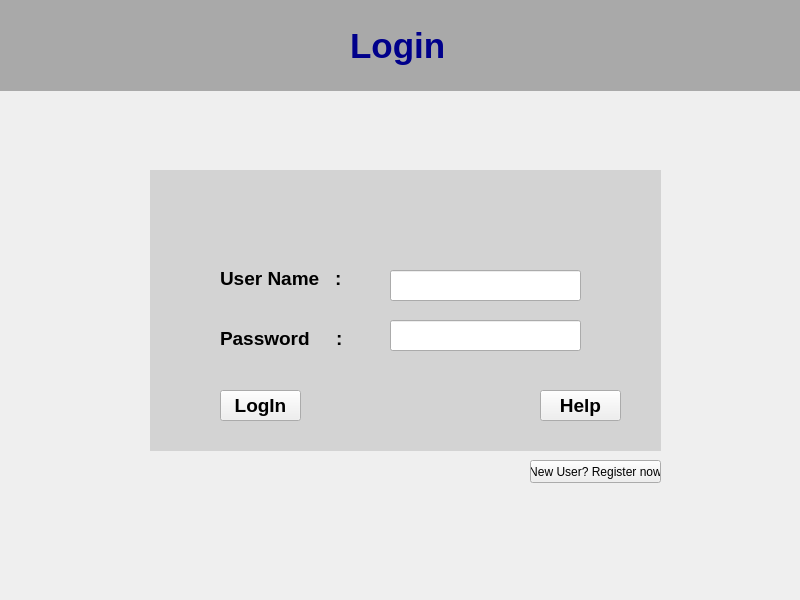
<?xml version="1.0" encoding="UTF-8"?>
<ui version="4.0">
 <class>MainWindow</class>
 <widget class="QMainWindow" name="MainWindow">
  <property name="geometry">
   <rect>
    <x>0</x>
    <y>0</y>
    <width>800</width>
    <height>600</height>
   </rect>
  </property>
  <property name="windowTitle">
   <string>Login &amp; Register System</string>
  </property>
  <property name="windowIcon">
   <iconset resource="src.qrc">
    <normaloff>:/images/SSH-Keys.png</normaloff>:/images/SSH-Keys.png</iconset>
  </property>
  <property name="styleSheet">
   <string notr="true">#MainWindow{

border -image:url(:/images/key-in-lock-2.jpg)

}</string>
  </property>
  <widget class="QWidget" name="centralwidget">
   <widget class="QWidget" name="topPanel" native="true">
    <property name="geometry">
     <rect>
      <x>0</x>
      <y>0</y>
      <width>801</width>
      <height>91</height>
     </rect>
    </property>
    <property name="font">
     <font>
      <weight>75</weight>
      <italic>false</italic>
      <bold>true</bold>
     </font>
    </property>
    <property name="acceptDrops">
     <bool>false</bool>
    </property>
    <property name="autoFillBackground">
     <bool>false</bool>
    </property>
    <property name="styleSheet">
     <string notr="true">#topPanel {

Background:darkgray;


}</string>
    </property>
    <widget class="QLabel" name="label">
     <property name="geometry">
      <rect>
       <x>350</x>
       <y>20</y>
       <width>101</width>
       <height>51</height>
      </rect>
     </property>
     <property name="font">
      <font>
       <pointsize>26</pointsize>
       <weight>75</weight>
       <bold>true</bold>
      </font>
     </property>
     <property name="styleSheet">
      <string notr="true">#label{

color:darkblue;
}</string>
     </property>
     <property name="text">
      <string>Login </string>
     </property>
    </widget>
   </widget>
   <widget class="QWidget" name="widget" native="true">
    <property name="geometry">
     <rect>
      <x>150</x>
      <y>170</y>
      <width>511</width>
      <height>281</height>
     </rect>
    </property>
    <property name="styleSheet">
     <string notr="true">#widget {

Background:lightGray;


}</string>
    </property>
    <widget class="QLabel" name="label_2">
     <property name="geometry">
      <rect>
       <x>70</x>
       <y>100</y>
       <width>141</width>
       <height>16</height>
      </rect>
     </property>
     <property name="font">
      <font>
       <pointsize>14</pointsize>
       <weight>75</weight>
       <bold>true</bold>
      </font>
     </property>
     <property name="text">
      <string>User Name   :</string>
     </property>
    </widget>
    <widget class="QLabel" name="label_3">
     <property name="geometry">
      <rect>
       <x>70</x>
       <y>160</y>
       <width>141</width>
       <height>16</height>
      </rect>
     </property>
     <property name="font">
      <font>
       <pointsize>14</pointsize>
       <weight>75</weight>
       <bold>true</bold>
      </font>
     </property>
     <property name="text">
      <string>Password     :</string>
     </property>
    </widget>
    <widget class="QPushButton" name="pushButton_2">
     <property name="geometry">
      <rect>
       <x>70</x>
       <y>220</y>
       <width>81</width>
       <height>31</height>
      </rect>
     </property>
     <property name="font">
      <font>
       <pointsize>14</pointsize>
       <weight>75</weight>
       <bold>true</bold>
      </font>
     </property>
     <property name="text">
      <string>LogIn</string>
     </property>
    </widget>
    <widget class="QLineEdit" name="loginusername">
     <property name="geometry">
      <rect>
       <x>240</x>
       <y>100</y>
       <width>191</width>
       <height>31</height>
      </rect>
     </property>
    </widget>
    <widget class="QLineEdit" name="loginpassword">
     <property name="geometry">
      <rect>
       <x>240</x>
       <y>150</y>
       <width>191</width>
       <height>31</height>
      </rect>
     </property>
     <property name="echoMode">
      <enum>QLineEdit::Password</enum>
     </property>
    </widget>
    <widget class="QPushButton" name="pushButton_3">
     <property name="geometry">
      <rect>
       <x>390</x>
       <y>220</y>
       <width>81</width>
       <height>31</height>
      </rect>
     </property>
     <property name="font">
      <font>
       <pointsize>14</pointsize>
       <weight>75</weight>
       <bold>true</bold>
      </font>
     </property>
     <property name="text">
      <string>Help</string>
     </property>
    </widget>
   </widget>
   <widget class="QPushButton" name="pushButton">
    <property name="geometry">
     <rect>
      <x>530</x>
      <y>460</y>
      <width>131</width>
      <height>23</height>
     </rect>
    </property>
    <property name="text">
     <string>New User? Register now</string>
    </property>
   </widget>
  </widget>
 </widget>
 <resources>
  <include location="src.qrc"/>
 </resources>
 <connections/>
</ui>
